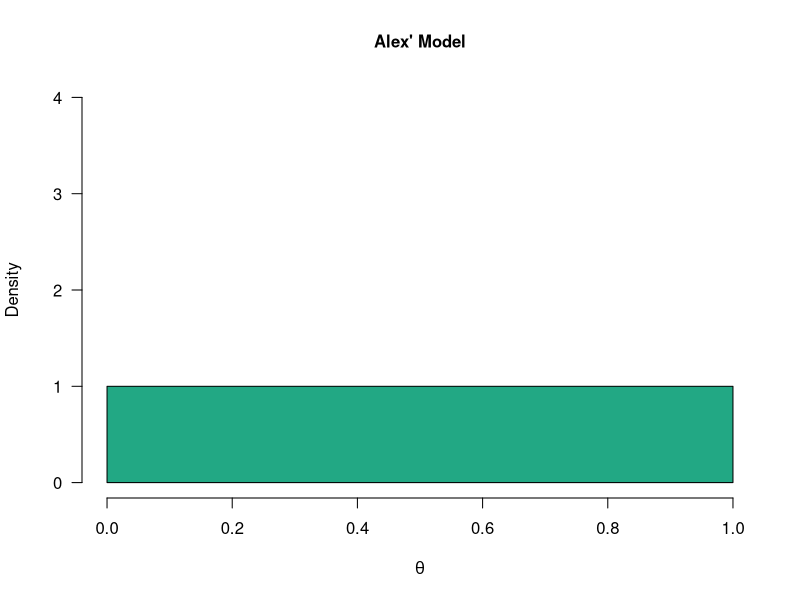
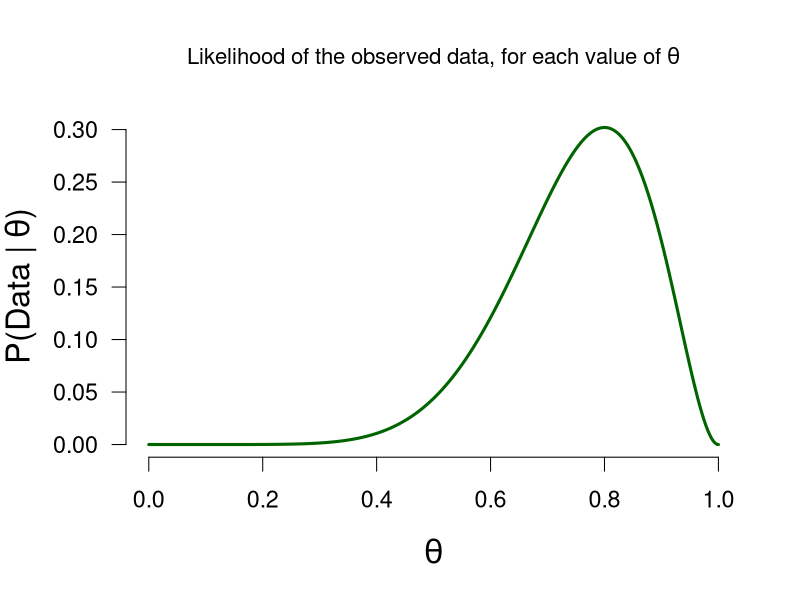
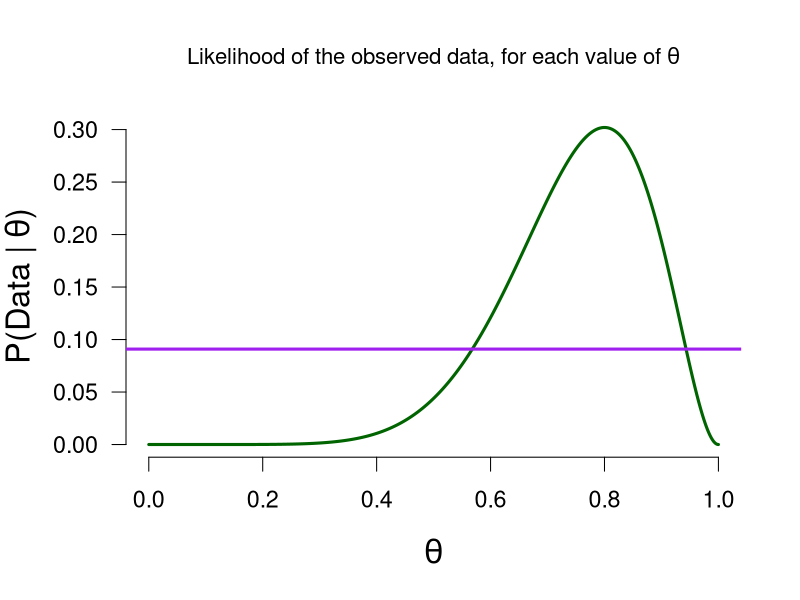
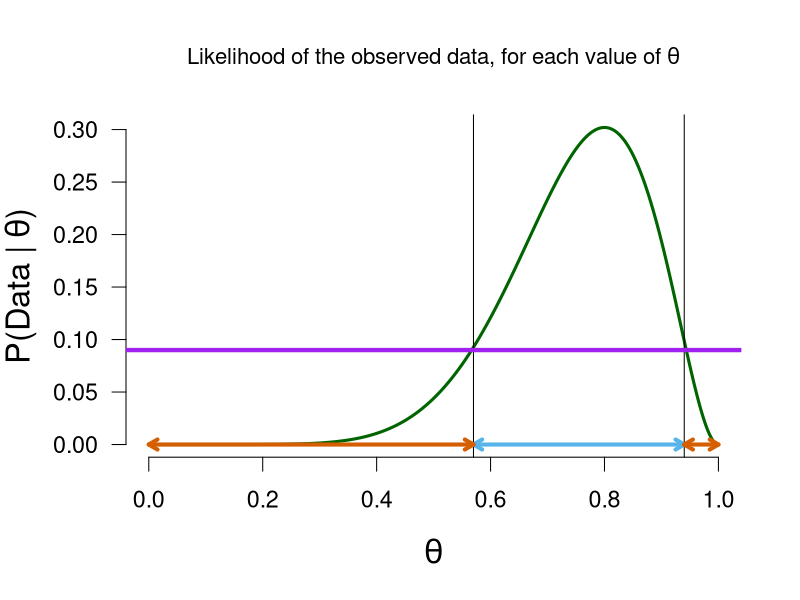
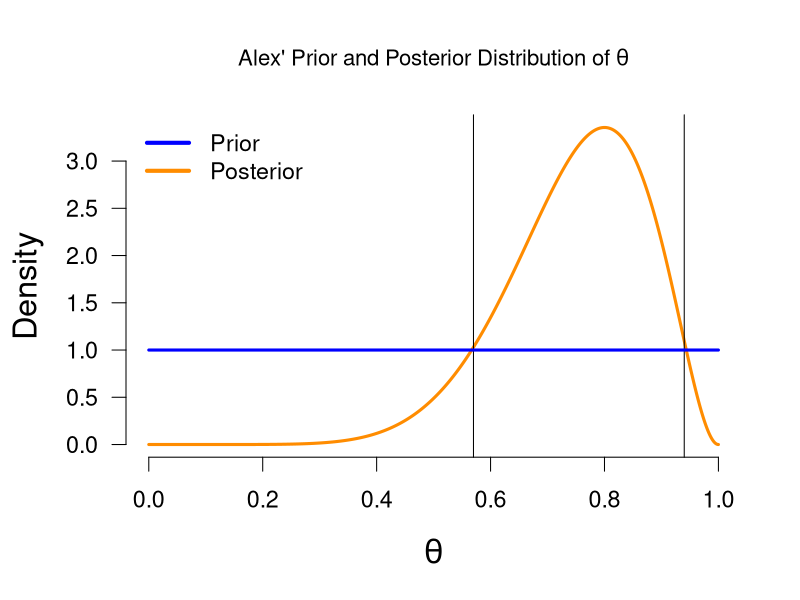
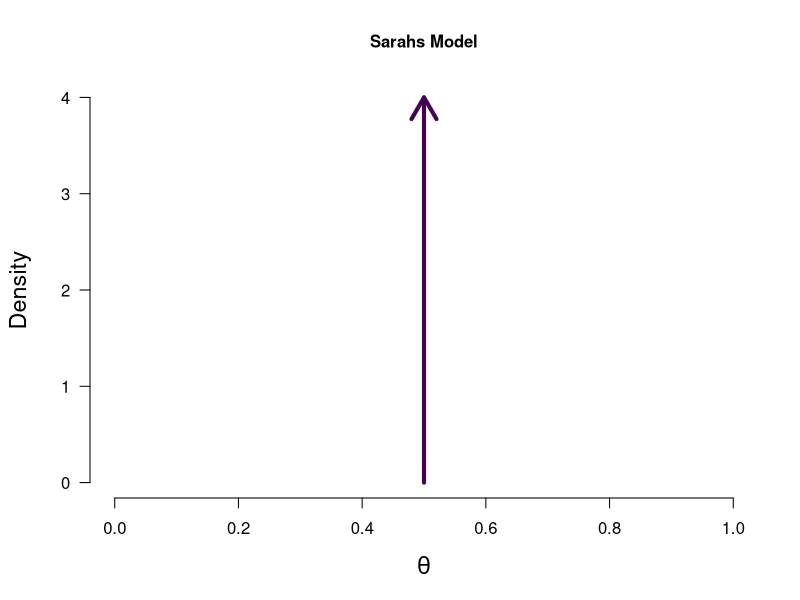
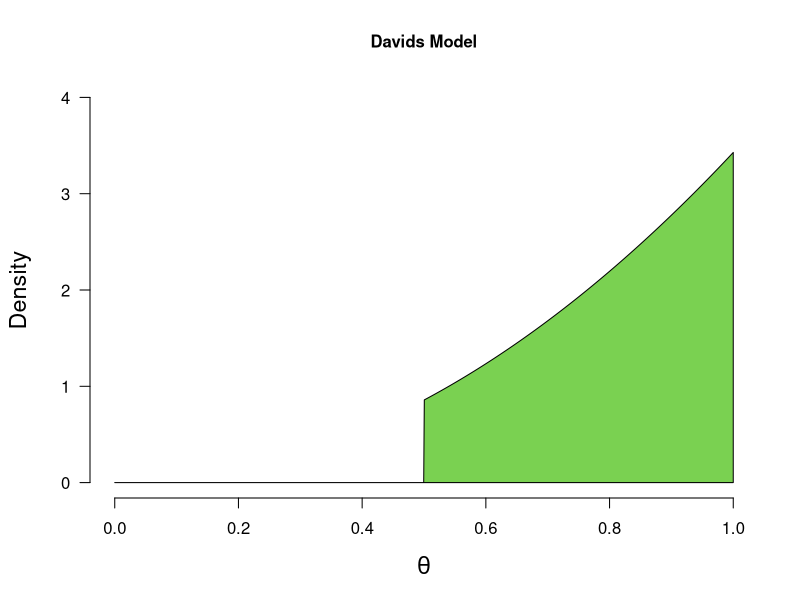
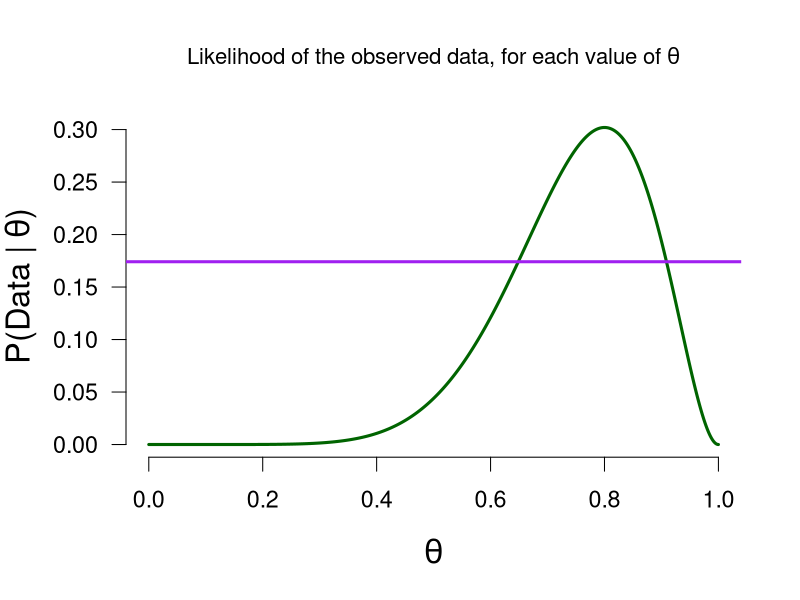

Recreate these plots in R, in order.
## ---- chunk 1
tBetFun <- function(x, shape1 = 1, shape2 = 1, side = "pos") {
  ds <- dbeta(x, shape1, shape2)
  if (side == "pos") {
    ds[x<0.5] <- 0
    ds <- ds / integrate(function(x) dbeta(x, shape1, shape2), lower = 0.5, upper = 1)[[1]]
  } else if (side == "neg") {
    ds[x>0.5] <- 0
    ds <- ds / integrate(function(x) dbeta(x, shape1, shape2), lower = 0, upper = 0.5)[[1]]
  }
  return(ds)
}
## ---- chunk 2
par(mfrow = c(1, 1), cex.main = 1)
cols <- viridis::viridis(6)

plot(1, 1, type ="n", xlim = c(0,1), ylim = c(0,4), bty = "n", main = "Alex' Model",
     las = 1, xlab = expression(theta), ylab = "Density")
mySeq <- seq(0, 1, length.out = 1e3)
polygon(x =  c(mySeq, rev(mySeq)), y = c(rep(0, 1e3), tBetFun(mySeq, 1, 1, side = "neutral")), col = cols[4]) 

## ---- chunk 3
par(cex = 1.4, cex.lab = 1.4, mar = c(5.1, 4.5, 4.1, 2.1), cex.main = 0.95)
ss <- seq(0, 1, length.out = 1e4)
dd <- dbinom(x = 8, size = 10, ss)
plot(ss, dd, type = "l", bty = "n", las = 1, ylab = bquote("P(Data |" ~ theta * ")"), xlab = bquote(theta),
     main = bquote("Likelihood of the observed data, for each value of" ~theta),
     lwd = 3, col = "darkgreen")
## ---- chunk 4
par(cex = 1.4, cex.lab = 1.4, mar = c(5.1, 4.5, 4.1, 2.1), cex.main = 0.95)
ss <- seq(0, 1, length.out = 1e4)
dd <- dbinom(x = 8, size = 10, ss)
plot(ss, dd, type = "l", bty = "n", las = 1, ylab = bquote("P(Data |" ~ theta * ")"), xlab = bquote(theta),
     main = bquote("Likelihood of the observed data, for each value of" ~theta),
     lwd = 3, col = "darkgreen")
abline(h = 1/11, lwd = 3, col = "purple")
## ---- chunk 5
par(cex = 1.4, cex.lab = 1.4, mar = c(5.1, 4.5, 4.1, 2.1), cex.main = 0.95)
pCol <- palette.colors(NULL, "Okabe-Ito")
margLik <- round(1/11, 2)
bords <- round(ss[round(dd, 3) == margLik], 2)
ll <- unique(bords)[1]
uu <- unique(bords)[length(unique(bords))]
plot(ss, dd, type = "l", bty = "n", las = 1, ylab = bquote("P(Data |" ~ theta * ")"), xlab = bquote(theta),
     main = bquote("Likelihood of the observed data, for each value of" ~theta),
     lwd = 3, col = "darkgreen")
ll <- unique(bords)[1]
uu <- unique(bords)[length(unique(bords))]
abline(v = uu)
abline(v = ll)
arrows(ll, 0, uu, 0,  lwd = 4, length = 0.1, code = 3, col = pCol[3])
abline(h = margLik, lwd = 4, col = "purple")

ll <- 0
uu <- unique(bords)[1]
arrows(ll, 0, uu, 0,  lwd = 4, length = 0.1, code = 3, col = pCol[7])
ll <- unique(bords)[length(unique(bords))]
uu <- 1

sq <- seq(ll, uu, length.out = 1e3) #+0.001
arrows(ll, 0, uu, 0,  lwd = 4, length = 0.1, code = 3, col =  pCol[7])
abline(h = margLik, lwd = 4, col = "purple")
## ---- chunk 6
prior <- dbeta(ss, 1, 1)
posterior <- prior * dd / margLik
par(cex = 1.4, cex.lab = 1.4, mar = c(5.1, 4.5, 4.1, 2.1))
plot(ss, posterior, type = "l", bty = "n", las = 1, ylab = "Density", xlab = bquote(theta),
     main = bquote("Alex' Prior and Posterior Distribution of" ~theta),
     lwd = 3, col = "darkorange")
ll <- unique(bords)[1]
uu <- unique(bords)[length(unique(bords))]
abline(v = uu)
abline(v = ll)
curve(dbeta(x, 1, 1), from = 0, to = 1, lwd = 3, col ="blue", add = TRUE)
legend("topleft", legend = c("Prior", "Posterior"), col = c("blue", "darkorange"), lty = 1, lwd = 4, bty = "n")
## ---- chunk 7
par(mfrow = c(1, 1), cex.main = 1)
cols <- viridis::viridis(6)
plot(1, 1, type ="n", xlim = c(0,1), ylim = c(0,4), bty = "n", main = "Sarahs Model",
     las = 1, xlab = expression(theta), ylab = "Density")
arrows(x0 = 0.5, x1 = 0.5, y0 = 0, y1 = 4.0, lwd = 4, col = cols[1])
## ---- chunk 8
par(mfrow = c(1, 1), cex.main = 1)
tBetFun <- function(x, shape1 = 1, shape2 = 1, side = "pos") {
  ds <- dbeta(x, shape1, shape2)
  if (side == "pos") {
    ds[x<0.5] <- 0
    ds <- ds / integrate(function(x) dbeta(x, shape1, shape2), lower = 0.5, upper = 1)[[1]]
  } else if (side == "neg") {
    ds[x>0.5] <- 0
    ds <- ds / integrate(function(x) dbeta(x, shape1, shape2), lower = 0, upper = 0.5)[[1]]
  }
  return(ds)
}
cols <- viridis::viridis(6)
plot(1, 1, type ="n", xlim = c(0,1), ylim = c(0,4), bty = "n", main = "Davids Model", 
     las = 1, xlab = expression(theta), ylab = "Density")
polygon(x =  c(mySeq, rev(mySeq)), y = c(rep(0, 1e3), rev(tBetFun(mySeq, 3, 1))), col = cols[5]) 

# David's marginal
samps <- rbeta(1e5, 3, 1)
samps[samps<0.5] <- 1- samps[samps<0.5]
samps <- c(0:5, rbinom(1e5, 10, samps))
davMarLik <- (table(samps)/1e5)[9]
## ---- chunk 9
par(cex = 1.4, cex.lab = 1.4, mar = c(5.1, 4.5, 4.1, 2.1), cex.main = 0.95)
ss <- seq(0, 1, length.out = 1e4)
dd <- dbinom(x = 8, size = 10, ss)
plot(ss, dd, type = "l", bty = "n", las = 1, ylab = bquote("P(Data |" ~ theta * ")"), xlab = bquote(theta),
     main = bquote("Likelihood of the observed data, for each value of" ~theta),
     lwd = 3, col = "darkgreen")
abline(h = davMarLik, lwd = 3, col = "purple")
## ---- chunk 10
ss <- seq(0, 1, length.out = 1e4)
priorD <- dbeta(ss, 3, 1)
priorD <- ifelse(ss < 0.5, 0, priorD)
dd <- dbinom(8, 10, ss)
posterior <- (priorD * dd) / (davMarLik/ integrate(function(x) dbeta(x, 3, 1), lower = 0.5, upper = 1)$value)
par(cex = 1.4, cex.lab = 1.4, mar = c(5.1, 4.5, 4.1, 2.1))
plot(ss, posterior, type = "l", bty = "n", las = 1, ylab = "Density", xlab = bquote(theta),
     main = bquote("David's Prior and Posterior Distribution of" ~theta), ylim = c(0, 3),
     lwd = 3, col = "darkorange")
bords <- round(ss[round(dd, 4) == round(davMarLik, 4)], 10)
ll <- unique(bords)[1]+0.02
uu <- unique(bords)[length(unique(bords))]-0.01
abline(v = uu)
abline(v = ll)
lines(ss, priorD, type="l", lwd = 3, col ="blue")
lines(ss, posterior, type="l", lwd = 3, col ="orange", lty = 2)
legend("topleft", legend = c("Prior", "Posterior"), col = c("blue", "darkorange"), lty = 1, lwd = 4, bty = "n")
## ---- chunk 11
# David's marginal
samps <- rbeta(1e5, 3, 1)
samps[samps<0.5] <- 1- samps[samps<0.5]
samps <- c(0:5, rbinom(1e5, 11, samps))
davMarLik <- (table(samps)/1e5)[2]

ss <- seq(0, 1, length.out = 1e4)
priorD <- dbeta(ss, 3, 1)
priorD <- ifelse(ss < 0.5, 0, priorD)
dd <- dbinom(1, 11, ss)
posterior <- (priorD * dd) / (davMarLik/ integrate(function(x) dbeta(x, 3, 1), lower = 0.5, upper = 1)$value)
par(cex = 1.4, cex.lab = 1.4, mar = c(5.1, 4.5, 4.1, 2.1))
plot(ss, posterior, type = "l", bty = "n", las = 1, ylab = "Density", xlab = bquote(theta),
     main = bquote("David's Prior and Posterior Distribution of" ~theta), ylim = c(0, 10),
     lwd = 3, col = "darkorange")
lines(ss, priorD, type="l", lwd = 3, col ="blue")
lines(ss, posterior, type="l", lwd = 3, col ="orange", lty = 2)
legend("topleft", legend = c("Prior", "Posterior"), col = c("blue", "darkorange"), lty = 1, lwd = 4, bty = "n")
